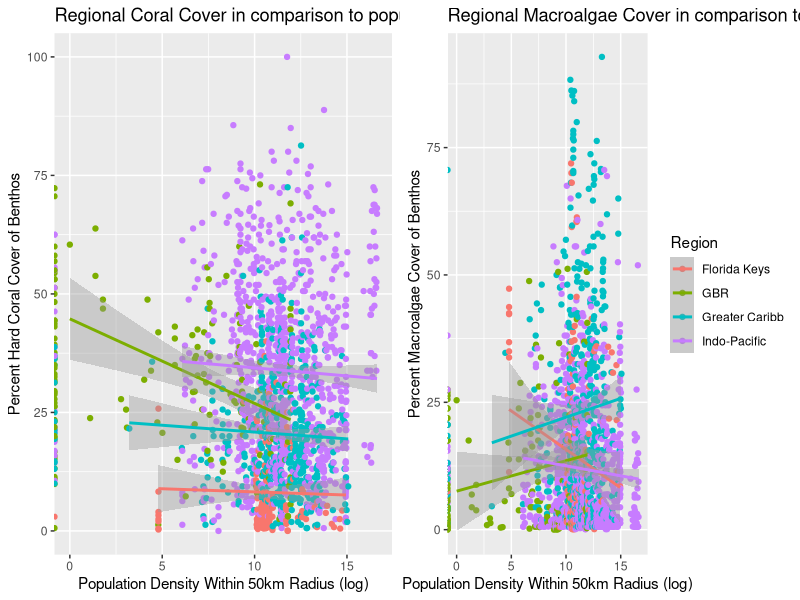

Source code (R):
#### Independent Project: Coral Reef Degredation ####

require("dplyr")
require("ggplot2")
require("tidyverse")
install.packages("cowplot")
require("cowplot")

# set working directory
  setwd("~/EBIO4420/CompBioLabsAndHomework/Independent_Project/")

##########################################
##### Setting and Examining the Data #####
##########################################

# import the data set to view it
  data <- as.data.frame(read.csv("World+human.csv"), stringsAsFactors = FALSE)

# look at the first ten and last ten lines
  head(data, n = 10)
  tail(data, n = 10)
  summary(data) # why does it say 0 columns and 1 row

# create a new data frame with the  REGION_PS, MACROALGAE, HARD_CORAL, human50km (5 columns)
  coralData <- data.frame(data$REGION_PS, data$MACROALGAE, data$HARD_CORAL, data$human50km)

# rename the columns
  names(coralData) <- c("Region","Macroalgae_Cover","Hard_Coral_Cover","Population_Density_50km")
  # check the head and tail
    head(coralData, n = 10)
    tail(coralData, n = 10)

# reorder data based on "Population_Density_50km" from low to high
  coralData <- arrange(coralData, Population_Density_50km)

# calculate the mean, median, mode, max, and low for: Macroalgae_Cover, Hard_Coral_Cover, Population_Density_50km
  summary(coralData)
  ## results: 
    # Macroalgae_Cover Hard_Coral_Cover Population_Density_50km
    # Min.   : 0.00    Min.   :  0.00   Min.   :       0       
    # 1st Qu.: 3.10    1st Qu.: 13.10   1st Qu.:   20800       
    # Median :10.00    Median : 24.45   Median :   78070       
    # Mean   :15.13    Mean   : 27.57   Mean   :  601897       
    # 3rd Qu.:22.35    3rd Qu.: 39.48   3rd Qu.:  301896       
    # Max.   :92.80    Max.   :100.00   Max.   :16640260       

##############################################
### Create linear regressions of the data ###
##############################################

# linear regression of Hard_Coral_Cover organized by population density
  # xaxis = population density
  # yaxis = Hard_Coral_Cover
  # color points by region
  lr1 <- coralData %>% 
    ggplot(aes(log(Population_Density_50km), Hard_Coral_Cover, color = Region))+
    geom_point() +
    theme(legend.position = "none") + # remove key so that there is only one label
    geom_smooth(method = "lm") + 
    labs(y = "Percent Hard Coral Cover of Benthos", x = "Population Density Within 50km Radius (log)", title = "Regional Coral Cover in comparison to population density")


## output lin reg data

# linear regression of Macroalgae_Cover organized by population density
  # xaxis = population density
  # yaxis = Macroalgae_Cover
  # color points by region
  lr2 <- coralData %>% 
    ggplot(aes(log(Population_Density_50km), Macroalgae_Cover, color = Region))+
    geom_point() +
    geom_smooth(method = "lm") + 
    labs(y = "Percent Macroalgae Cover of Benthos", x = "Population Density Within 50km Radius (log)",title = "Regional Macroalgae Cover in comparison to population density")

#  group the graphs together
  plot_grid(lr1, lr2,ncol = 2)

## subset data by region for 4 regions run lm(y ~ x) 

  # see the different unique regions that the data was taken from
  unique(coralData$Region)

  gbr <- subset(coralData, Region == "GBR") # subset data from GBR 
  fk <- subset(coralData, Region == "Florida Keys") # subset data from Florida Keys
  gc <- subset(coralData, Region == "Greater Caribb") # subset data from Greater Caribb
  ip <- subset(coralData, Region == "Indo-Pacific") # subset data from Indo-Pacific

# take the linear regression of each region for Macroalgae_Cover: lm(y ~ x)
  gbr_m <- lm( gbr$Macroalgae_Cover ~ gbr$Population_Density_50km ) # great barrier reef
  summary(gbr_m)
    # p-value = .02544
    # R-squared = .03329
 
   fk_m <- lm( fk$Macroalgae_Cover ~ fk$Population_Density_50km ) # florida keys
   summary(fk_m)
    # p-value = .26
    # R-squared = .0008125
   
   gc_m <- lm( gc$Macroalgae_Cover ~ gc$Population_Density_50km ) # greater caribbean
   summary(gc_m)
   # p-value = .262
   # R-squared = .002665
   
   ip_m <- lm( ip$Macroalgae_Cover ~ ip$Population_Density_50km ) # indo pacific
   summary(ip_m)
   # p-value = .06156
   # R-squared = .003777

# take the linear regression of each region for Hard_Coral_Cover: lm(y ~ x)
   gbr_c <- lm( gbr$Hard_Coral_Cover ~ gbr$Population_Density_50km ) # great barrier reef
   summary(gbr_c)
   # p-value = 0.002666
   # R-squared = 0.05934
   
   fk_c <- lm( fk$Hard_Coral_Cover ~ fk$Population_Density_50km ) # florida keys
   summary(fk_c)
   # p-value = 0.06284
   # R-squared = 0.02201
   
   gc_c <- lm( gc$Hard_Coral_Cover ~ gc$Population_Density_50km ) # greater caribbean
   summary(gc_c)
   # p-value = 0.02307
   # R-squared = 0.01089
   
   ip_c <- lm( ip$Hard_Coral_Cover ~ ip$Population_Density_50km ) # indo pacific
   summary(ip_c)
   # p-value = 0.01342
   # R-squared = 0.0004126
